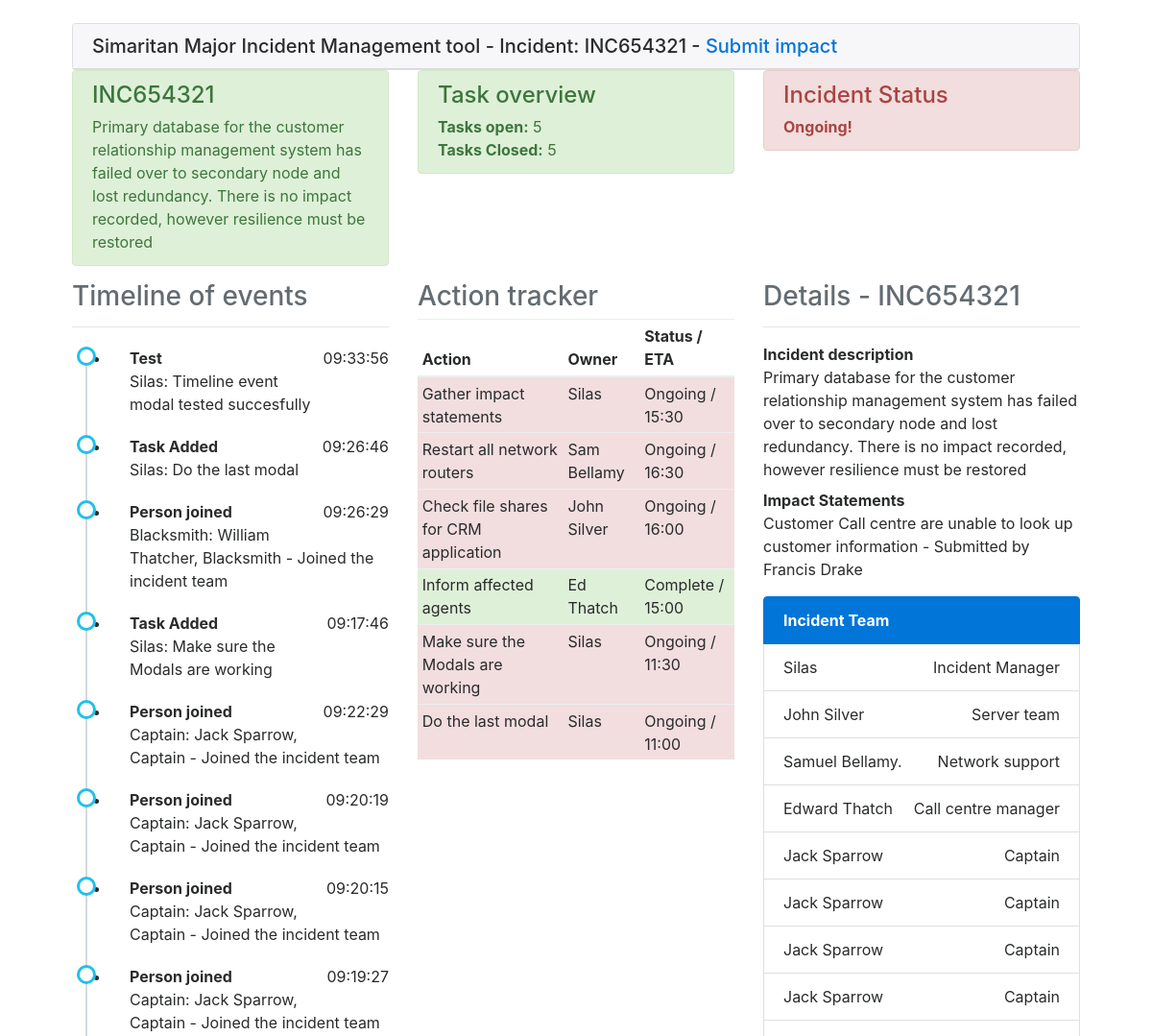
The page /dashboard/INC654321 (upper part) on the database as committed earlier.
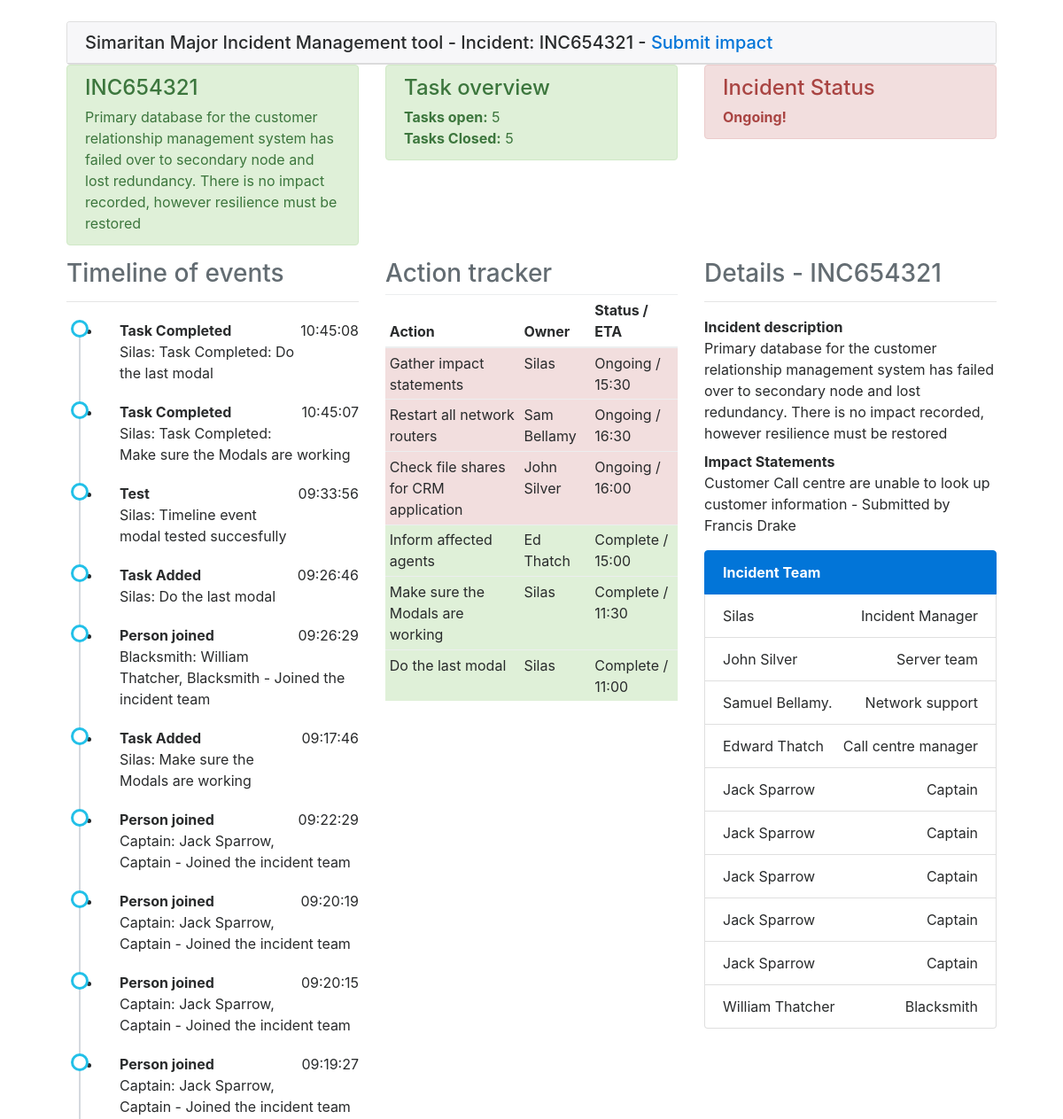
The same page on the database as committed later.
### models.py (models this page shows, shortened)
class Event(db.Model):
    id = db.Column(db.Integer, primary_key=True)
    body = db.Column(db.String(512))
    assignee = db.Column(db.String(32), index=True)
    activity = db.Column(db.String(32))
    timestamp = db.Column(db.DateTime, index=True, default=datetime.utcnow)
    incident_no = db.Column(db.String(32), db.ForeignKey('incident.incident_no'), index=True)

class Task(db.Model):
    id = db.Column(db.Integer, primary_key=True)
    incident_no = db.Column(db.String(32), db.ForeignKey('incident.incident_no'), index=True)
    body = db.Column(db.String(512))
    assignee = db.Column(db.String(32), index=True)
    eta = db.Column(db.String(32))
    status = db.Column(db.String(32))

class ImpactStatement(db.Model):
    id = db.Column(db.Integer, primary_key=True)
    incident_no = db.Column(db.String(32), db.ForeignKey('incident.incident_no'), index=True)
    body = db.Column(db.String(512))
    submitter = db.Column(db.String(32), index=True)

class IncMem(db.Model):
    id = db.Column(db.Integer, primary_key=True)
    person = db.Column(db.String(512), index=True)
    role = db.Column(db.String(32), index=True)
    incident_no = db.Column(db.String(32), db.ForeignKey('incident.incident_no'), index=True)

### simaritan/routes.py (the view)
@app.route('/dashboard/<incident>')
def dashboard(incident):
    inc = Incident.query.filter_by(incident_no=incident).first()
    if inc is None:
        return render_template('notfound.html', incident=incident, title='Not found!')
    impacts = ImpactStatement.query.filter_by(incident_no=incident).all()
    tasks = Task.query.filter_by(incident_no=incident).all()
    timeline = Event.query.filter_by(incident_no=incident).order_by(Event.timestamp.desc()).all()
    team = IncMem.query.filter_by(incident_no=incident).all()
    return render_template('dashboard.html', title='Incident Dashboard for {}'.format(inc.incident_no),
                           tasks=tasks, team=team, timeline=timeline, impacts=impacts, inc=inc)

### simaritan/templates/dashboard.html
{% extends "base.html" %}
{% block body %}
		<div class="row">
			<div class="col-md-12">
				<div class="row">
					{% include "components/header-row.html" %}
				</div>
				<div class="row">
					<div class="col-md-4">
						{% include "components/timeline.html" %}
					</div>
					<div class="col-md-4">
					{% include "components/actions.html" %}
					</div>
					<div class="col-md-4">
						{% include "components/incdetails.html" %}
						{% include "components/team.html" %}
					</div>
				</div>
			</div>
		</div>
	</div>
{% endblock %}

### simaritan/templates/components/timeline.html (shortened to what this page needs)
<h3 class="text-left text-muted">
	Timeline of events
</h3>
<hr />
<ul class="timeline">
	{% for tl in timeline %}
		<li>
			<strong>{{ tl.activity }}</strong>
			<p class="float-right">{{tl.timestamp.strftime('%X')}}</p>
			<p>{{ tl.assignee }}: {{ tl.body }}</p>
		</li>
	{% endfor %}
</ul>

### simaritan/templates/components/actions.html (shortened to what this page needs)
<h3 class="text-left text-muted">
	Action tracker
</h3>
<table class="table table-striped table-hover table-sm">
	<thead>
		<tr>
			<th>
				Action
			</th>
			<th>
				Owner
			</th>
			<th>
				Status / ETA
			</th>
		</tr>
    </thead>
    <tbody>
		{% for task in tasks %}
				{% if task.status == '1' %}
        	<tr class="table-success">
   	    	 	{% else %}
	    	<tr class="table-danger">
   	    	 	{% endif %}
	    		<td>
	    			{{ task.body }}
	    		</td>
	    		<td>
	    			{{ task.assignee }}
	    		</td>
	    		<td>
					{% if task.status == 'Complete' %}
						Complete
					{% elif task.status == '1' %}
	    				Complete
					{% else %}
						Ongoing
					{% endif %} / {{ task.eta }}
	    		</td>
	    	</tr>
    	{% endfor %}
    </tbody>
</table>

### simaritan/templates/components/incdetails.html
<h3 class="text-left text-muted">
	Details - {{ inc.incident_no }}
</h3>
<hr />
<dl>
	<dt>
		Incident description
	</dt>
	<dd>
		{{ inc.description }}
	</dd>
	<dt>
		Impact Statements
	</dt>
	{% for statement in impacts %}
	<dd>
		{{ statement.body }} - Submitted by {{statement.submitter }}
	</dd>
	{% endfor %}
</dl>

### simaritan/templates/components/team.html (shortened to what this page needs)
<div class="list-group">
	<strong href="#" class="list-group-item list-group-item-action active">
		Incident Team
	</strong>
	{% for member in team %}
		<div class="list-group-item justify-content-between">
			{{ member.person }} <span class="">{{ member.role }}</span>
		</div>
	{% endfor %}
</div>

Rows that differ between the two databases and show on the page:
added Event: activity "Task Completed", timestamp "10:45:08", assignee "Silas", body "Task Completed: Do the last modal"
added Event: activity "Task Completed", timestamp "10:45:07", assignee "Silas", body "Task Completed: Make sure the Modals are working"
changed Task "Make sure the Modals are working": status "Ongoing" → "Complete"
changed Task "Do the last modal": status "Ongoing" → "Complete"
now on this page (row unchanged): IncMem: person "Jack Sparrow", role "Captain"
now on this page (row unchanged): IncMem: person "William Thatcher", role "Blacksmith"
